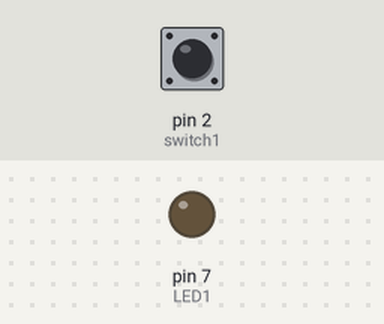
Bench run of a sketch on a simulated Arduino Uno, built with avr-gcc and run on an emulated ATmega328P. Shown: output pins drawn as LEDs (lit = HIGH). Inputs (shaded band) come from the test bench; at power-on: pin 2 (switch1) LOW.

Above: at 1.2 s.
1.3 s: pin 2 (switch1) pulled HIGH for 0.15 s
At 2.5 s:
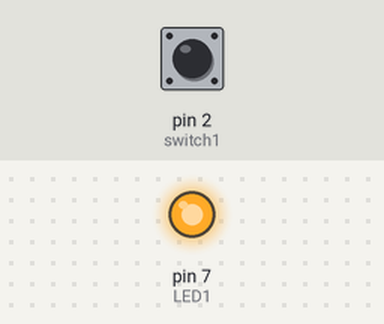
2.9 s: pin 2 (switch1) pulled HIGH for 1 s
At 4.0 s:
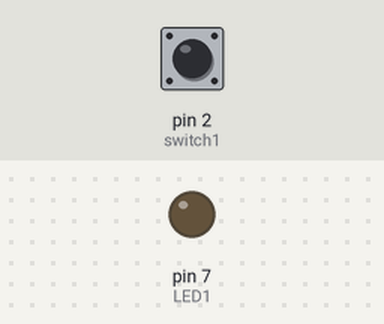
5.4 s: pin 2 (switch1) pulled HIGH for 3.2 s
At 8.3 s:
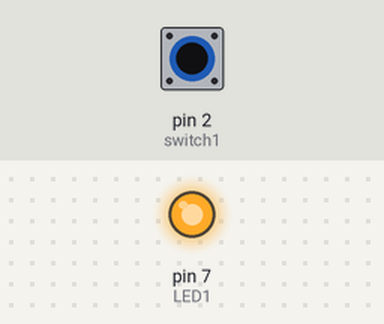
Timing chart, 0 to 9.8 s (numbered marks = the images above; inputs shaded):
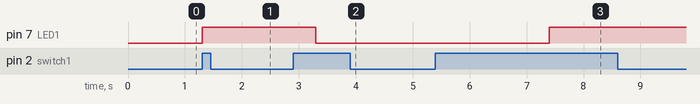

Measured:
- after the input at 1.3 s, pin 7 (LED1): LOW → HIGH at once
- after the input at 2.9 s, pin 7 (LED1): HIGH → LOW after 0.40 s
- after the input at 5.4 s, pin 7 (LED1): LOW → HIGH after 2.0 s

The sketch:

switch_practical_3.ino.ino
```cpp
const int LED1 = 7;
const int LED2 = 6;
const int LED3 = 5;
const int LED4 = 4;
const int switch1 =2;
int count=0;
void setup() {
  // put your setup code here, to run once:
pinMode(LED1, OUTPUT);
pinMode(LED1, OUTPUT);
pinMode(LED1, OUTPUT);
pinMode(LED1, OUTPUT);
pinMode(switch1, INPUT);
}


void loop() {
  // put your main code here, to run repeatedly:
int swinput = digitalRead(switch1);
if(swinput == HIGH && count == 0)
  {
    digitalWrite(LED1, HIGH);
    digitalWrite(LED4, LOW);
    count++;
    delay(2000);
  }

  swinput = digitalRead(switch1);

if(swinput == HIGH && count == 1)
  {
    digitalWrite(LED1, LOW);
    digitalWrite(LED2, HIGH);
    count++;
    delay(1000);
  }
  swinput = digitalRead(switch1);

if(swinput == HIGH && count == 2)
  {
    digitalWrite(LED2, LOW);
    digitalWrite(LED3, HIGH);
    count++;
    delay(1000);
  }

  swinput = digitalRead(switch1);

if(swinput == HIGH && count == 3)
  {
    digitalWrite(LED3, LOW);
    digitalWrite(LED4, HIGH);
    count=0;
    delay(1000);
  }


}
```
